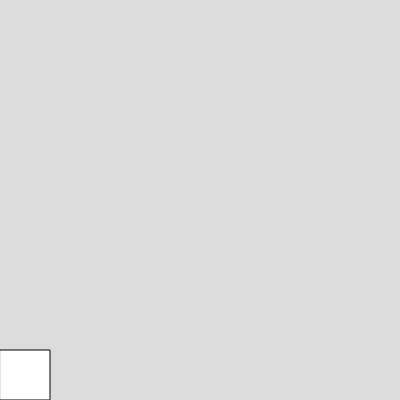
Frame 1 (no input)
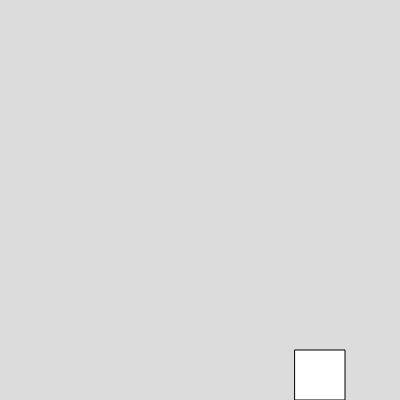
Frame 60 (no input)
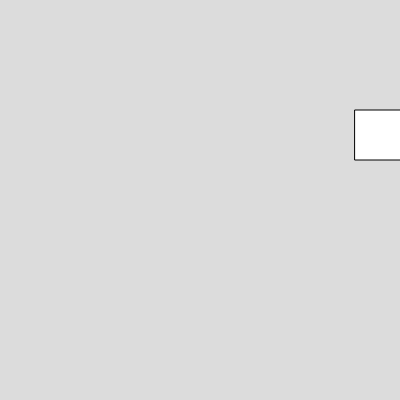
Frame 120 (the mouse pressed at the canvas centre since frame 60)

The p5.js sketch that drew these frames (run headless with seeded random() and noise() and a simulated clock; from frame 60 on, the mouse is pressed at the canvas centre):

// p5.js sketch
// ── sketch.js
// State Variable Challenge
// Melody C and Nancy Y
// 2/26/2024
//
// Extra for Experts:


let x = 0; 
let sideLength = 50; 
let state = 1; 

function setup() {
  createCanvas(400, 400);
  // set the start point
  y = height - sideLength;
}

function draw() {
  background(220);

// draw the rectangle
  fill(255, 255, 255);
  square(x, y, sideLength);

  // animation main code
  if (state === 1) {
    x += 5;
    if (x + sideLength > width) {
      state = 2;
    }
  } else if (state === 2) {
    y -= 5;
    if (y < 0) {
      y = 0;
      state = 3;
    }
  } else if (state === 3) {
    x -= 5;
    if (x < 0) {
      x = 0;
      state = 4;
    }
  } else if (state === 4) {
    y += 5;
    if (y + sideLength > height) {
      state = 1;
    }
  }
}
